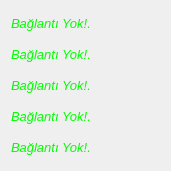
   <widget class="QWidget" name="verticalLayoutWidget_2">
    <property name="geometry">
     <rect>
      <x>140</x>
      <y>460</y>
      <width>171</width>
      <height>171</height>
     </rect>
    </property>
    <property name="palette">
     <palette>
      <active>
       <colorrole role="WindowText">
        <brush brushstyle="SolidPattern">
         <color alpha="255">
          <red>0</red>
          <green>255</green>
          <blue>0</blue>
         </color>
        </brush>
       </colorrole>
       <colorrole role="Text">
        <brush brushstyle="SolidPattern">
         <color alpha="255">
          <red>0</red>
          <green>255</green>
          <blue>0</blue>
         </color>
        </brush>
       </colorrole>
      </active>
      <inactive>
       <colorrole role="WindowText">
        <brush brushstyle="SolidPattern">
         <color alpha="255">
          <red>0</red>
          <green>255</green>
          <blue>0</blue>
         </color>
        </brush>
       </colorrole>
       <colorrole role="Text">
        <brush brushstyle="SolidPattern">
         <color alpha="255">
          <red>0</red>
          <green>255</green>
          <blue>0</blue>
         </color>
        </brush>
       </colorrole>
      </inactive>
      <disabled>
       <colorrole role="WindowText">
        <brush brushstyle="SolidPattern">
         <color alpha="255">
          <red>120</red>
          <green>120</green>
          <blue>120</blue>
         </color>
        </brush>
       </colorrole>
       <colorrole role="Text">
        <brush brushstyle="SolidPattern">
         <color alpha="255">
          <red>120</red>
          <green>120</green>
          <blue>120</blue>
         </color>
        </brush>
       </colorrole>
      </disabled>
     </palette>
    </property>
    <property name="font">
     <font>
      <pointsize>10</pointsize>
      <italic>true</italic>
     </font>
    </property>
    <layout class="QVBoxLayout" name="verticalLayout_4">
     <item>
      <widget class="QLabel" name="label_8">
       <property name="palette">
        <palette>
         <active>
          <colorrole role="WindowText">
           <brush brushstyle="SolidPattern">
            <color alpha="255">
             <red>0</red>
             <green>255</green>
             <blue>0</blue>
            </color>
           </brush>
          </colorrole>
          <colorrole role="Text">
           <brush brushstyle="SolidPattern">
            <color alpha="255">
             <red>0</red>
             <green>255</green>
             <blue>0</blue>
            </color>
           </brush>
          </colorrole>
         </active>
         <inactive>
          <colorrole role="WindowText">
           <brush brushstyle="SolidPattern">
            <color alpha="255">
             <red>0</red>
             <green>255</green>
             <blue>0</blue>
            </color>
           </brush>
          </colorrole>
          <colorrole role="Text">
           <brush brushstyle="SolidPattern">
            <color alpha="255">
             <red>0</red>
             <green>255</green>
             <blue>0</blue>
            </color>
           </brush>
          </colorrole>
         </inactive>
         <disabled>
          <colorrole role="WindowText">
           <brush brushstyle="SolidPattern">
            <color alpha="255">
             <red>120</red>
             <green>120</green>
             <blue>120</blue>
            </color>
           </brush>
          </colorrole>
          <colorrole role="Text">
           <brush brushstyle="SolidPattern">
            <color alpha="255">
             <red>120</red>
             <green>120</green>
             <blue>120</blue>
            </color>
           </brush>
          </colorrole>
         </disabled>
        </palette>
       </property>
       <property name="font">
        <font>
         <pointsize>10</pointsize>
         <italic>true</italic>
        </font>
       </property>
       <property name="text">
        <string>Bağlantı Yok!.</string>
       </property>
      </widget>
     </item>
     <item>
      <widget class="QLabel" name="label_6">
       <property name="palette">
        <palette>
         <active>
          <colorrole role="WindowText">
           <brush brushstyle="SolidPattern">
            <color alpha="255">
             <red>0</red>
             <green>255</green>
             <blue>0</blue>
            </color>
           </brush>
          </colorrole>
          <colorrole role="Text">
           <brush brushstyle="SolidPattern">
            <color alpha="255">
             <red>0</red>
             <green>255</green>
             <blue>0</blue>
            </color>
           </brush>
          </colorrole>
         </active>
         <inactive>
          <colorrole role="WindowText">
           <brush brushstyle="SolidPattern">
            <color alpha="255">
             <red>0</red>
             <green>255</green>
             <blue>0</blue>
            </color>
           </brush>
          </colorrole>
          <colorrole role="Text">
           <brush brushstyle="SolidPattern">
            <color alpha="255">
             <red>0</red>
             <green>255</green>
             <blue>0</blue>
            </color>
           </brush>
          </colorrole>
         </inactive>
         <disabled>
          <colorrole role="WindowText">
           <brush brushstyle="SolidPattern">
            <color alpha="255">
             <red>120</red>
             <green>120</green>
             <blue>120</blue>
            </color>
           </brush>
          </colorrole>
          <colorrole role="Text">
           <brush brushstyle="SolidPattern">
            <color alpha="255">
             <red>120</red>
             <green>120</green>
             <blue>120</blue>
            </color>
           </brush>
          </colorrole>
         </disabled>
        </palette>
       </property>
       <property name="font">
        <font>
         <pointsize>10</pointsize>
         <italic>true</italic>
        </font>
       </property>
       <property name="text">
        <string>Bağlantı Yok!.</string>
       </property>
      </widget>
     </item>
     <item>
      <widget class="QLabel" name="label_7">
       <property name="palette">
        <palette>
         <active>
          <colorrole role="WindowText">
           <brush brushstyle="SolidPattern">
            <color alpha="255">
             <red>0</red>
             <green>255</green>
             <blue>0</blue>
            </color>
           </brush>
          </colorrole>
          <colorrole role="Text">
           <brush brushstyle="SolidPattern">
            <color alpha="255">
             <red>0</red>
             <green>255</green>
             <blue>0</blue>
            </color>
           </brush>
          </colorrole>
         </active>
         <inactive>
          <colorrole role="WindowText">
           <brush brushstyle="SolidPattern">
            <color alpha="255">
             <red>0</red>
             <green>255</green>
             <blue>0</blue>
            </color>
           </brush>
          </colorrole>
          <colorrole role="Text">
           <brush brushstyle="SolidPattern">
            <color alpha="255">
             <red>0</red>
             <green>255</green>
             <blue>0</blue>
            </color>
           </brush>
          </colorrole>
         </inactive>
         <disabled>
          <colorrole role="WindowText">
           <brush brushstyle="SolidPattern">
            <color alpha="255">
             <red>120</red>
             <green>120</green>
             <blue>120</blue>
            </color>
           </brush>
          </colorrole>
          <colorrole role="Text">
           <brush brushstyle="SolidPattern">
            <color alpha="255">
             <red>120</red>
             <green>120</green>
             <blue>120</blue>
            </color>
           </brush>
          </colorrole>
         </disabled>
        </palette>
       </property>
       <property name="font">
        <font>
         <pointsize>10</pointsize>
         <italic>true</italic>
        </font>
       </property>
       <property name="text">
        <string>Bağlantı Yok!.</string>
       </property>
      </widget>
     </item>
     <item>
      <widget class="QLabel" name="label_11">
       <property name="font">
        <font>
         <pointsize>10</pointsize>
         <italic>true</italic>
        </font>
       </property>
       <property name="text">
        <string>Bağlantı Yok!.</string>
       </property>
      </widget>
     </item>
     <item>
      <widget class="QLabel" name="label_9">
       <property name="palette">
        <palette>
         <active>
          <colorrole role="WindowText">
           <brush brushstyle="SolidPattern">
            <color alpha="255">
             <red>0</red>
             <green>255</green>
             <blue>0</blue>
            </color>
           </brush>
          </colorrole>
          <colorrole role="Text">
           <brush brushstyle="SolidPattern">
            <color alpha="255">
             <red>0</red>
             <green>255</green>
             <blue>0</blue>
            </color>
           </brush>
          </colorrole>
         </active>
         <inactive>
          <colorrole role="WindowText">
           <brush brushstyle="SolidPattern">
            <color alpha="255">
             <red>0</red>
             <green>255</green>
             <blue>0</blue>
            </color>
           </brush>
          </colorrole>
          <colorrole role="Text">
           <brush brushstyle="SolidPattern">
            <color alpha="255">
             <red>0</red>
             <green>255</green>
             <blue>0</blue>
            </color>
           </brush>
          </colorrole>
         </inactive>
         <disabled>
          <colorrole role="WindowText">
           <brush brushstyle="SolidPattern">
            <color alpha="255">
             <red>120</red>
             <green>120</green>
             <blue>120</blue>
            </color>
           </brush>
          </colorrole>
          <colorrole role="Text">
           <brush brushstyle="SolidPattern">
            <color alpha="255">
             <red>120</red>
             <green>120</green>
             <blue>120</blue>
            </color>
           </brush>
          </colorrole>
         </disabled>
        </palette>
       </property>
       <property name="font">
        <font>
         <pointsize>10</pointsize>
         <italic>true</italic>
        </font>
       </property>
       <property name="text">
        <string>Bağlantı Yok!.</string>
       </property>
      </widget>
     </item>
    </layout>
   </widget>
